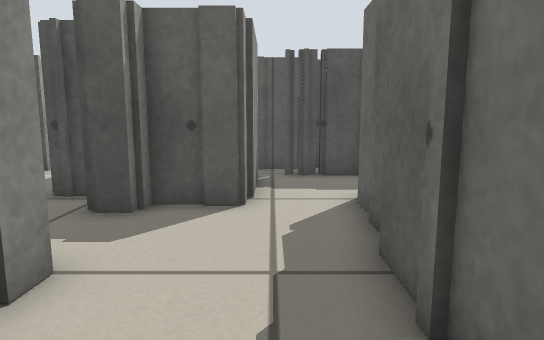
[1] (above)

16 first-person views from a walk through a Stage world. The camera is 0.45 m above the floor, tilts 8° down and sees 75° across. Floor lines are 1 m apart. The floor is counted in squares, 0.25 m on a side. Each view is taken from the middle of a square. On the plan, view 1 faces up. The plan holds only what a view shows up to about 17 squares ahead; the rest is blank. The place goes on beyond the plan. The robots in the file are not drawn.

[2]
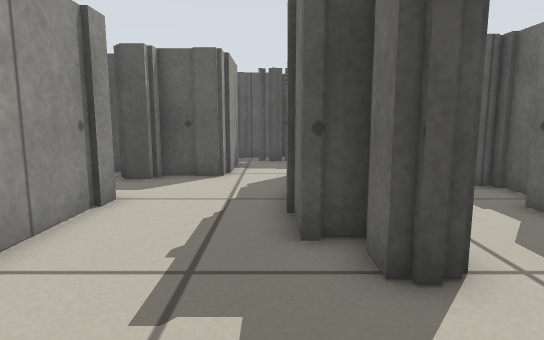

[3]
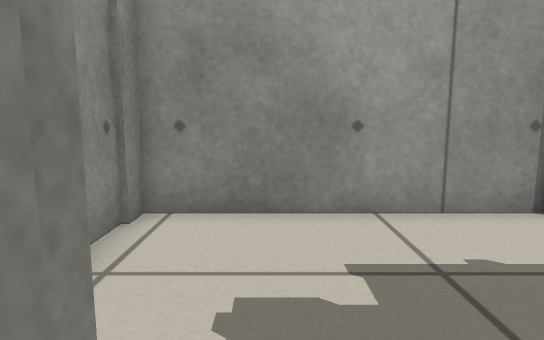

[4]
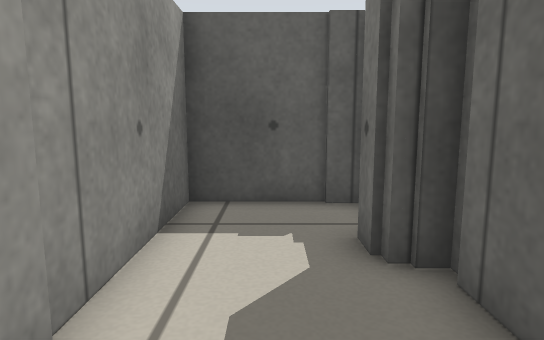

[5]
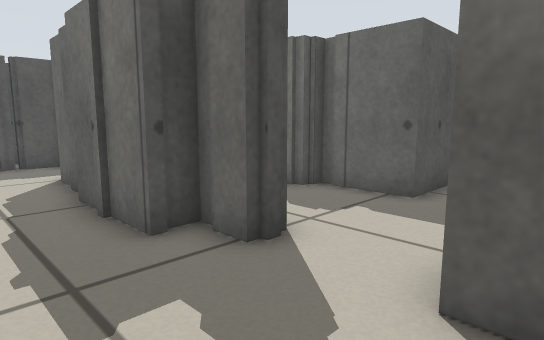

[6]
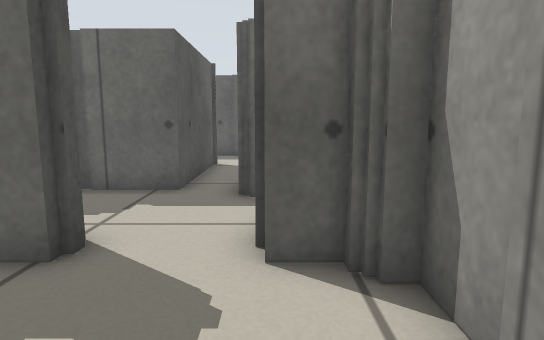

[7]
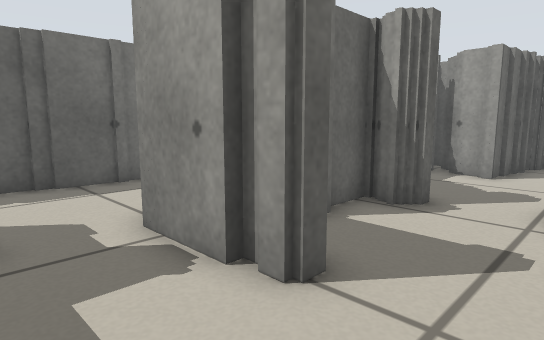

[8]
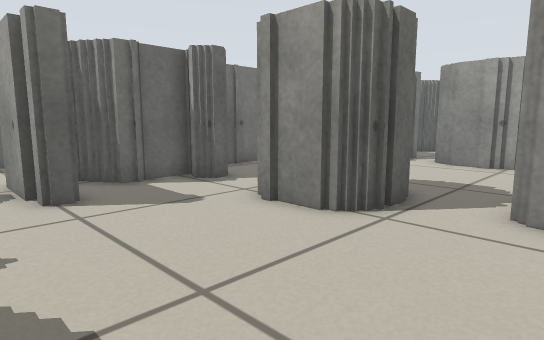

[9]
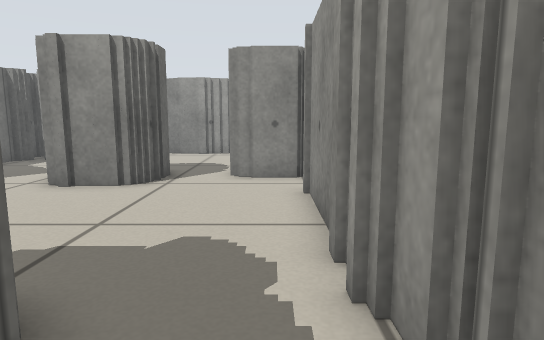

[10]
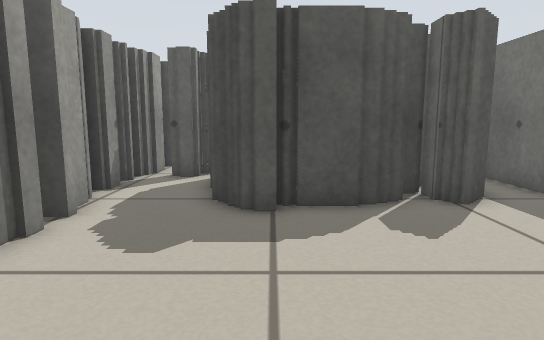

[11]
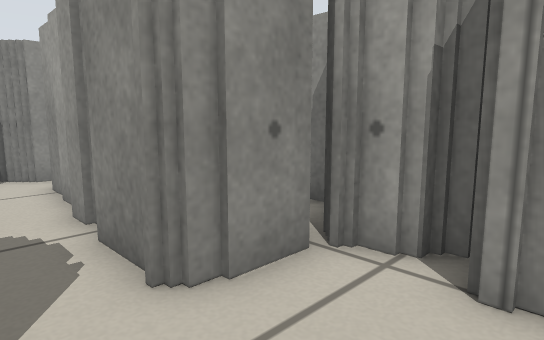

[12]
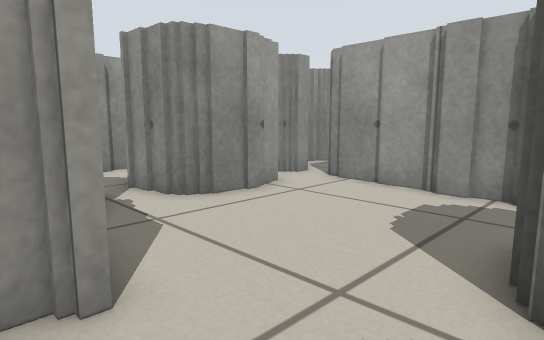

[13]
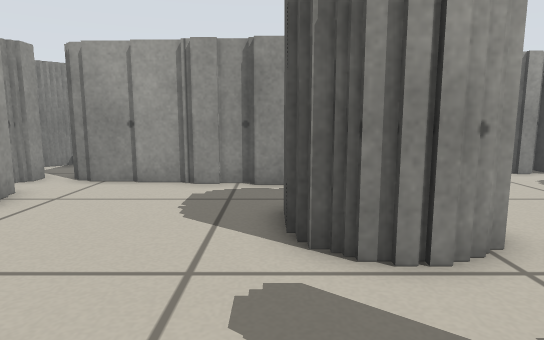

[14]
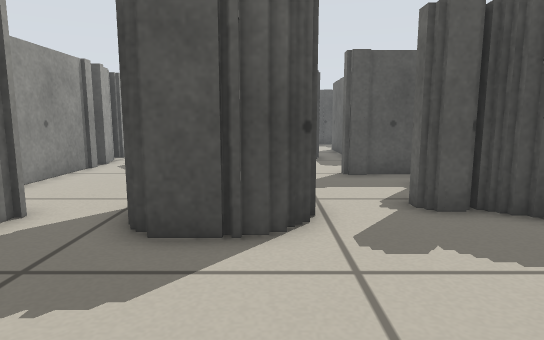

[15]
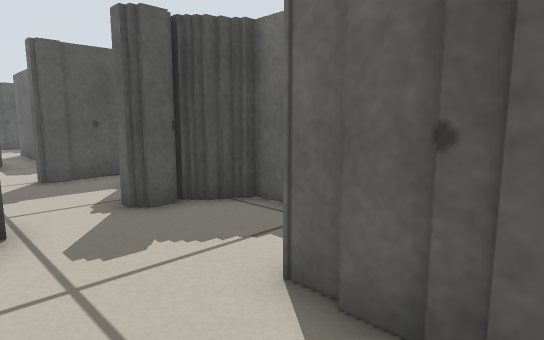

[16]
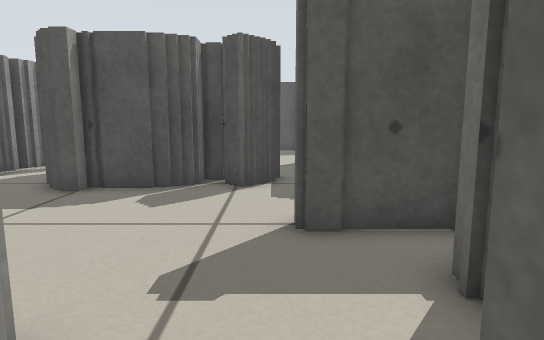

### Floor plan
Key: @ floor where view 1 was taken; # wall or solid block; . floor.
Columns run from 17 left of view 1 to 7 right of it. Each row starts with its distance up from view 1.
 14  #                 #
 13  #         .#      #
 12  ###      ..#      ##
 11 ####      ..#    ##
 10 #..#     #..#    #..
  9 ##..    ###.#    #..
  8 ##..#######.######.#
  7 ##..####.....####..#
  6 ##.................######
  5  #.................##...#
  4  #.........####...###...#
  3  #...........##...###...#
  2  #..........###...###...#
  1 ##..........###...###...#
  0 ##....###..####..@.##...#
 -1 ####..# ##.####.........#
 -2    #..####...##.........#
 -3    #..###.....#....##  ##
 -4    #.........## ...#
 -5    #.........#######
 -6    #.......####
 -7    #.......####
 -8   ##......####
 -9   #..###..##
-10   #### ##

Positions as (right, up) in squares from view 1, and headings:
1: (0, 0), facing up
2: (1, -4), facing up
3: (4, -2), facing left
4: (5, -2), facing up
5: (-1, -4), facing up-right
6: (-2, -3), facing right
7: (-9, 7), facing down-right
8: (-15, 6), facing down-right
9: (-15, 10), facing down
10: (-12, 0), facing up
11: (-12, 2), facing down-left
12: (-5, -2), facing down-left
13: (-4, -3), facing left
14: (-9, -8), facing up
15: (-9, -8), facing up-right
16: (-7, -2), facing up
